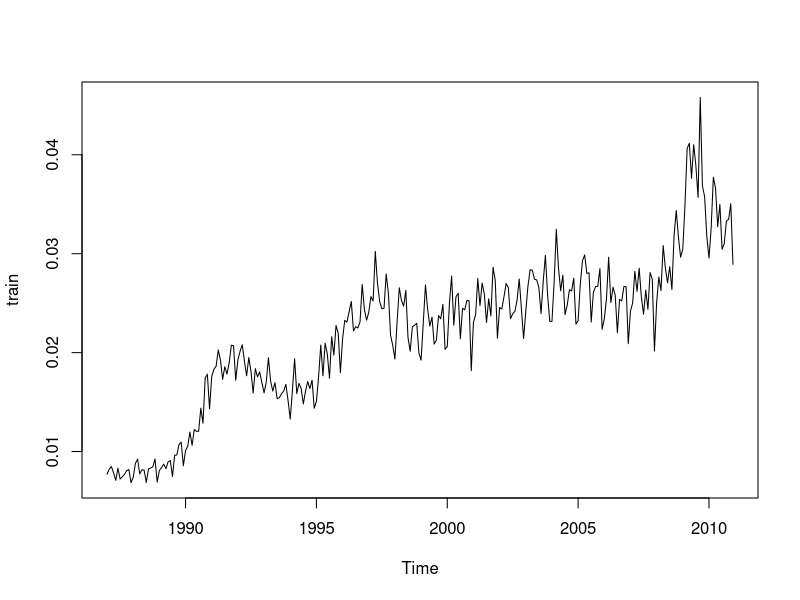
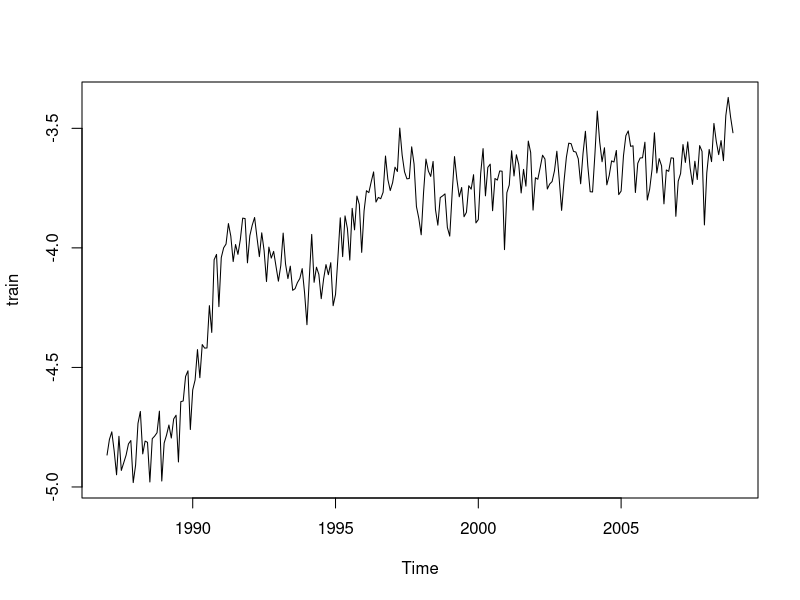
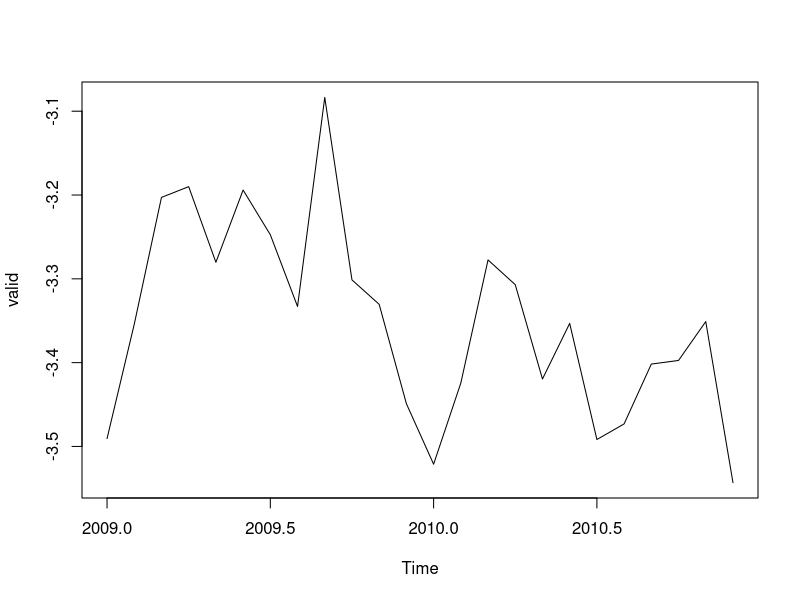
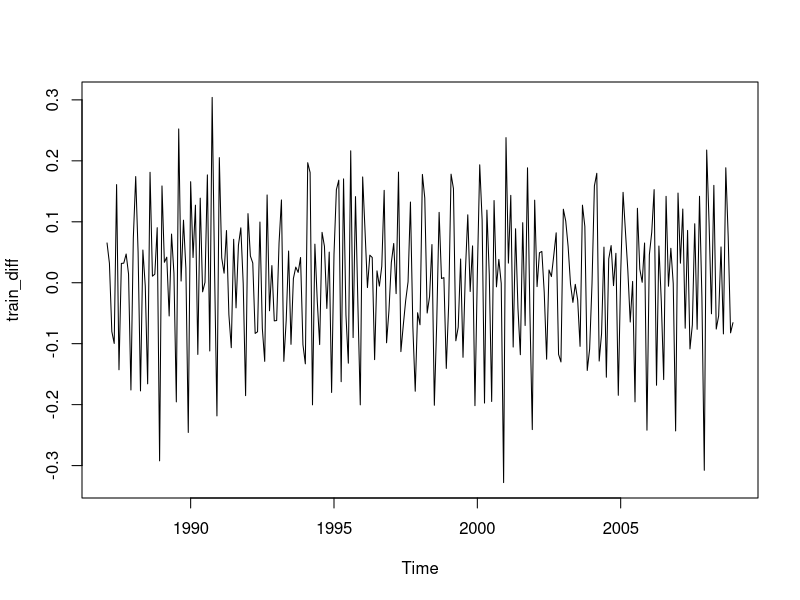
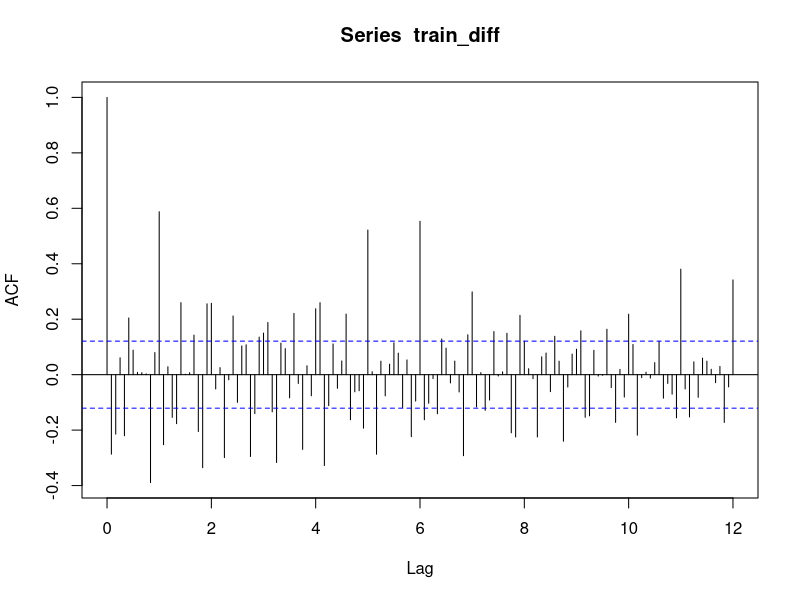
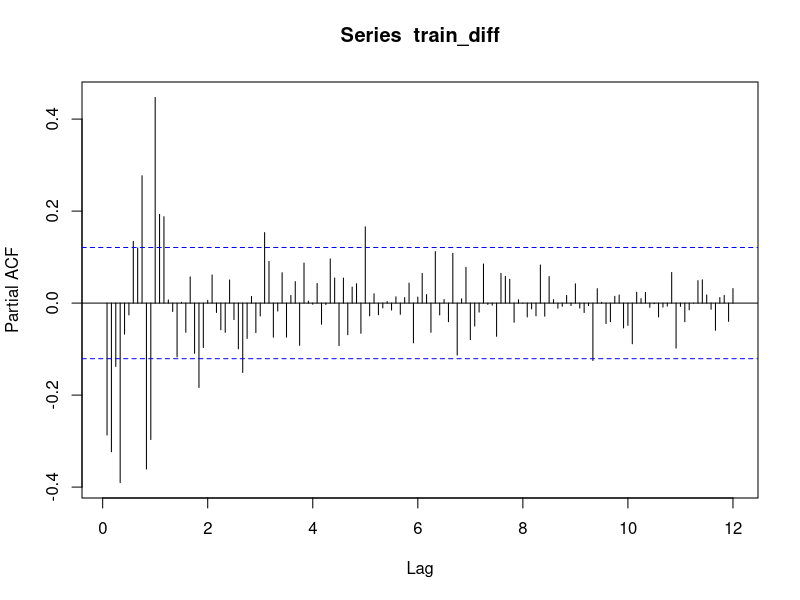
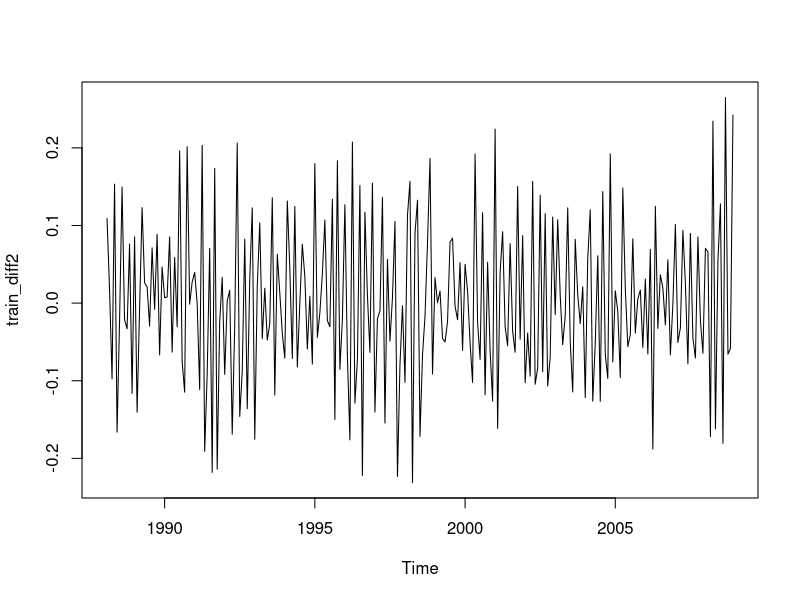
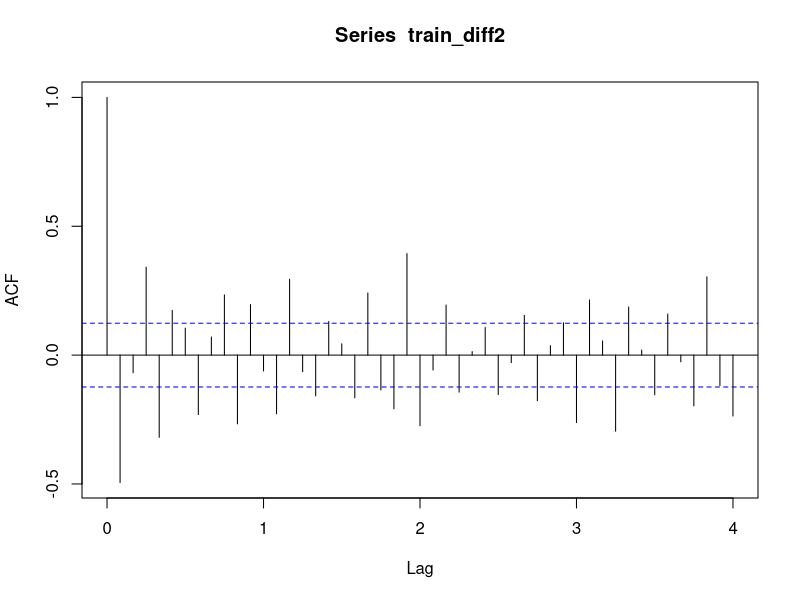

Write R code to recreate these figures, in order. (Note: this script raises an error after producing the figures.)
## ---- chunk 1
knitr::opts_chunk$set(echo = TRUE)
library(tseries)
library(car)
library(Metrics)
## ---- chunk 2
train = read.csv('train.csv')
train = na.omit(train)
train = train$Bankruptcy_Rate
train = ts(train, start = c(1987,1), frequency = 12)
plot(train)
## ---- chunk 3
train = log(train)
valid = train[265:288]
train = train[1:264]
train = ts(train, start = c(1987,1), frequency = 12)
valid = ts(valid, start = c(2009,1), frequency = 12) 
train
valid
plot(train)
plot(valid)

length(train)
length(valid)
## ---- chunk 4
adf.test(train)
d = 0
pvalue = 1
while(pvalue > 0.05){
  d = d+1  
  pvalue = adf.test(diff(train, differences = d))$p.value
}
print(d)

## ---- chunk 5
train_diff = diff(train, differences = d)
plot(train_diff)
acf(train_diff, lag.max = 144)
pacf(train_diff, lag.max = 144)

## ---- chunk 6
train_diff2 <- diff(train_diff, lag = 12)
plot(train_diff2)
acf(train_diff2, lag.max = 48)
pacf(train_diff2, lag.max = 100)
## ---- chunk 7
auto = auto.arima(train,d = 1, D=1)
a = arima(train, c(2,1,3), c(2,1,2))
a_stat = c(a$sigma2, a$loglik, a$aic)

b = arima(train, c(2,1,2), c(2,1,2))
b_stat = c(b$sigma2, b$loglik, b$aic)

c = arima(train, c(2,1,2), c(2,1,1))
c_stat = c(c$sigma2, c$loglik, c$aic)

d = arima(train, c(2,1,3), c(2,1,1))
d_stat = c(d$sigma2, d$loglik, d$aic)

e = arima(train, c(0,1,3), c(2,1,3))
e_stat = c(e$sigma2, e$loglik, e$aic)

f = arima(train, c(1,1,3), c(2,1,3))
f_stat = c(f$sigma2, f$loglik, f$aic)

h = arima(train, c(2,1,3), c(2,1,3))
h_stat = c(h$sigma2, h$loglik, h$aic)

table1 = rbind(a_stat, b_stat, c_stat, d_stat, e_stat, f_stat, h_stat)
colnames(table1) = c('Sigma2', 'loglikelihood', 'AIC')
table1
## ---- chunk 8
D <- -2*(e$loglik - h$loglik)
pval <- 1-pchisq(D,2)
print(c("Test Statistic:",round(D, 4),"P-value:", round(pval, 4)))

## ---- chunk 9
# test whether residuals have zero mean
(t.test(e$residuals))
plot(e$residuals, main = "Residuals vs. Time", ylab = "Residuals")
abline(h = 0, col = "red")
## ---- chunk 10
tsdiag(e)
## ---- chunk 11
group <- c(rep(1,60),rep(2,60),rep(3,60),rep(4,60),rep(5,24))


(leveneTest(e$residuals,group)) #Levene
#(bartlett.test(g$residuals,group)) #Bartlett  
scatter.smooth(e$residuals, ylab = 'Residuals')
## ---- chunk 12
qqnorm(e$residuals)
qqline(e$residuals, col = "red")
(shapiro.test(e$residuals))
## ---- chunk 13

forecast_sarima = forecast(e, h = 24, level = 95)
plot(forecast_sarima)
valid
#forecast_sarima
rmse_sarima = rmse(valid, forecast_sarima$mean)
rmse_sarima
## ---- chunk 14
train_subset99 = train[145:264]
train_subset99 = ts(train_subset99, start = 1999, frequency = 12)
plot(train_subset99)
## ---- chunk 15
auto = auto.arima(train_subset99,d = 1, D = 1)
# a = arima(train_subset99, c(2,1,3), c(2,1,2))
# a_stat = c(a$sigma2, a$loglik, a$aic)

b = arima(train_subset99, c(2,1,2), c(2,1,2), method = 'CSS')
b_stat = c(b$sigma2, b$loglik, b$aic)

c = arima(train_subset99, c(2,1,2), c(2,1,1), method = 'CSS')
c_stat = c(c$sigma2, c$loglik, c$aic)

d = arima(train_subset99, c(2,1,3), c(2,1,1), method = 'CSS')
d_stat = c(d$sigma2, d$loglik, d$aic)

e = arima(train_subset99, c(0,1,3), c(2,1,3), method = 'CSS')
e_stat = c(e$sigma2, e$loglik, e$aic)

f = arima(train_subset99, c(1,1,3), c(2,1,3), method = 'CSS')
f_stat = c(f$sigma2, f$loglik, f$aic)

h = arima(train_subset99, c(2,1,3), c(2,1,3), method = 'CSS')
h_stat = c(h$sigma2, h$loglik, h$aic)

table1 = rbind(b_stat, c_stat, d_stat, e_stat, f_stat, h_stat)
colnames(table1) = c('Sigma2', 'loglikelihood', 'AIC')
table1
## ---- chunk 16
D <- -2*(e$loglik - f$loglik)
pval <- 1-pchisq(D,1)
print(c("Test Statistic:",round(D, 4),"P-value:", round(pval, 4)))

## ---- chunk 17
# test whether residuals have zero mean
(t.test(f$residuals))
plot(f$residuals, main = "Residuals vs. Time", ylab = "Residuals")
abline(h = 0, col = "red")
## ---- chunk 18
tsdiag(f)
## ---- chunk 19
group <- c(rep(1,30),rep(2,30),rep(3,30), rep(4,30), rep(5,30), rep(6,30))


(leveneTest(f$residuals,group)) #Levene
#(bartlett.test(g$residuals,group)) #Bartlett  
scatter.smooth(e$residuals, ylab = 'Residuals')
## ---- chunk 20
qqnorm(f$residuals)
qqline(f$residuals, col = "red")
(shapiro.test(f$residuals))
## ---- chunk 21

forecast_sarima_subset = forecast(e, h = 24, level = 95)
plot(forecast_sarima_subset)
valid
forecast_sarima_subset
rmse_sarima_subset = rmse(valid, forecast_sarima_subset$mean)
rmse_sarima_subset
## ---- chunk 22
train = read.csv('train.csv')
train = na.omit(train)
train = train$Bankruptcy_Rate
train = ts(train, start = c(1987,1), frequency = 12)
valid = train[265:288]
train = train[145:264]
train = ts(train, start = c(1999,1), frequency = 12)
valid = ts(valid, start = c(2009,1), frequency = 12) 
train
valid
plot(train)
plot(valid)
## ---- chunk 23
hw.CH <- HoltWinters(x = train, gamma = F) 
par(mfrow = c(2,1))
plot(hw.CH)
forecast_de = forecast(hw.CH, h = 24, level = 95)
plot(forecast_de)
forecast_de
rmse_de = rmse(valid, forecast_de$mean)
rmse_de
## ---- chunk 24
hw.AD <- HoltWinters(x = train, seasonal = "add") 
par(mfrow = c(2,1))
plot(hw.AD)
forecast_te = forecast(hw.AD, h = 24, level = 95)
plot(forecast_te)
forecast_te
rmse_te = rmse(valid, forecast_te$mean)
rmse_te
